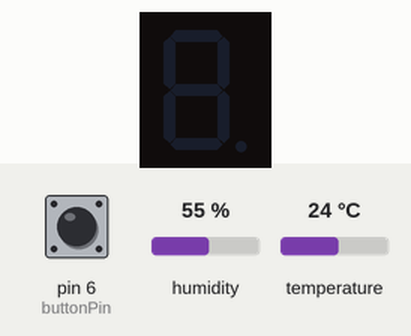
Recording of a sketch running on a simulated Arduino Uno, built with avr-gcc and run on an emulated ATmega328P. Parts: 1-digit seven-segment display. The test bench sets the inputs (shaded band); at power-on: pin 6 (buttonPin) LOW, humidity 55 %, temperature 24 °C. What the sketch prints to the serial monitor is not drawn.

Above: at 1.2 s.
1.3 s: pin 6 (buttonPin) pulled HIGH for 0.15 s
At 3.8 s:
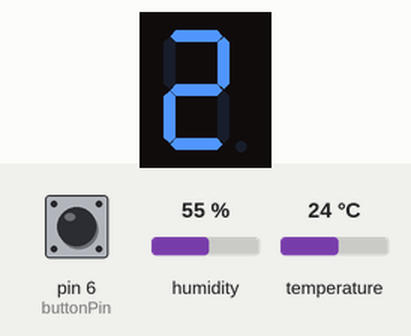
At 5.1 s:
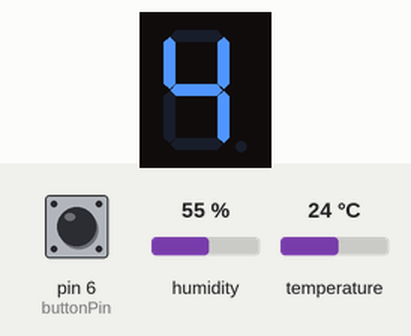
Timing chart, 0 to 6.6 s (numbered marks = the images above; inputs shaded):
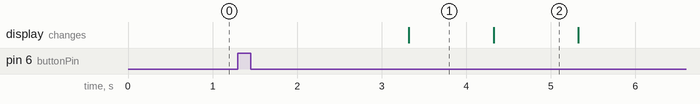

Measured:
- after the input at 1.3 s, the display: changes after 2.0 s (image 1)
- what the display in image 1 shows lasts 1.0 s, from 3.3 s to 4.3 s

The sketch:

Pantallasevensegment.ino
```cpp
// SEVEN SEGMENT DISPLAY --------------

#include "SevSeg.h"
SevSeg sevseg;

// ------------------------------------


// SENSOR -----------------------------
#include <DHT.h>
#define DHTPIN 11         // PIN DIGITAL SENSOR
#define DHTTYPE DHT11     // TIPO SENSOR
DHT dht(DHTPIN, DHTTYPE);

// ------------------------------------


// BOTON -------------------------------

const int buttonPin = 6;
int buttonState = 0;

// ------------------------------------


void setup(){
    //  debug
      // Inicializamos comunicación serie
    Serial.begin(9600);


    pinMode(buttonPin, INPUT);

    byte numDigits = 1;
    byte digitPins[] = {};
    byte segmentPins[] = {9, 10, 3, 4, 5, 8, 7, 2};    // A,b,c,d,e,f,g, dp
    bool resistorsOnSegments = true;
    byte hardwareConfig = COMMON_CATHODE;
    sevseg.begin(hardwareConfig, numDigits, digitPins, segmentPins, resistorsOnSegments);
    sevseg.setBrightness(90);

    dht.begin();
}

void loop(){
        buttonState = digitalRead(buttonPin);
        int i;
        if (buttonState == HIGH) {
            int t = int(dht.readTemperature());
            delay(2000);
            int decenas = t / 10;
            int unidades = t % 10;
                sevseg.setNumber(decenas);
                sevseg.refreshDisplay();
                delay(1000);
                sevseg.setNumber(unidades);
                sevseg.refreshDisplay();
                delay(1000);
                Serial.print("sensor\n");
                Serial.print(t);
                sevseg.blank();
        } else{

        }
}
```
